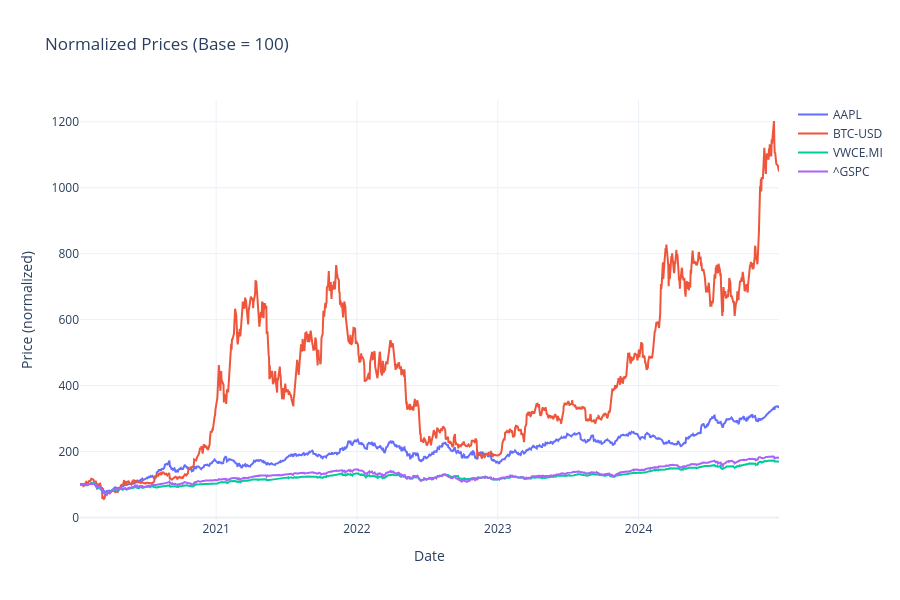

This figure's notebook cell:
### Markdown cell above
## Price Chart (Normalized)

All assets normalized to 100 at the start for easy comparison.

### Code cell
normalized = prices / prices.iloc[0] * 100

fig = go.Figure()
for col in normalized.columns:
    fig.add_trace(go.Scatter(x=normalized.index, y=normalized[col], name=col, mode='lines'))
fig.update_layout(
    title="Normalized Prices (Base = 100)",
    yaxis_title="Price (normalized)",
    xaxis_title="Date",
    template="plotly_white",
    height=600,
)
fig.show()

### Figure 1 — Plotly figure (JSON) as saved in the notebook; plotly's stock layout.template omitted (floating-point values rounded to 4 significant figures; data arrays with more than 128 entries replaced by an {"elided": "..."} marker saying what was removed)
{"data": [{"mode": "lines", "name": "AAPL", "type": "scatter", "x": {"elided": "1232 str values"}, "y": {"elided": "1232 float values"}}, {"mode": "lines", "name": "BTC-USD", "type": "scatter", "x": {"elided": "1232 str values"}, "y": {"elided": "1232 float values"}}, {"mode": "lines", "name": "VWCE.MI", "type": "scatter", "x": {"elided": "1232 str values"}, "y": {"elided": "1232 float values"}}, {"mode": "lines", "name": "^GSPC", "type": "scatter", "x": {"elided": "1232 str values"}, "y": {"elided": "1232 float values"}}], "layout": {"height": 600, "title": {"text": "Normalized Prices (Base = 100)"}, "xaxis": {"title": {"text": "Date"}}, "yaxis": {"title": {"text": "Price (normalized)"}}}}
